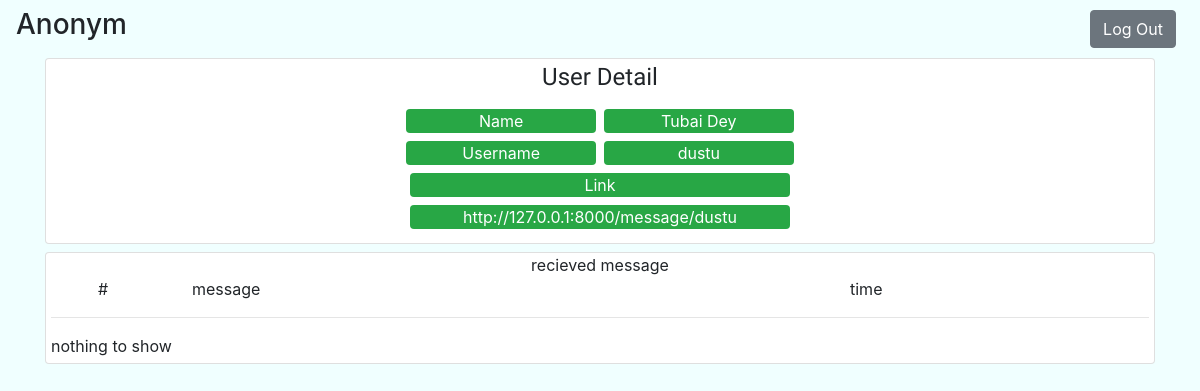
Page /user/ (signed in) on the earlier database version.
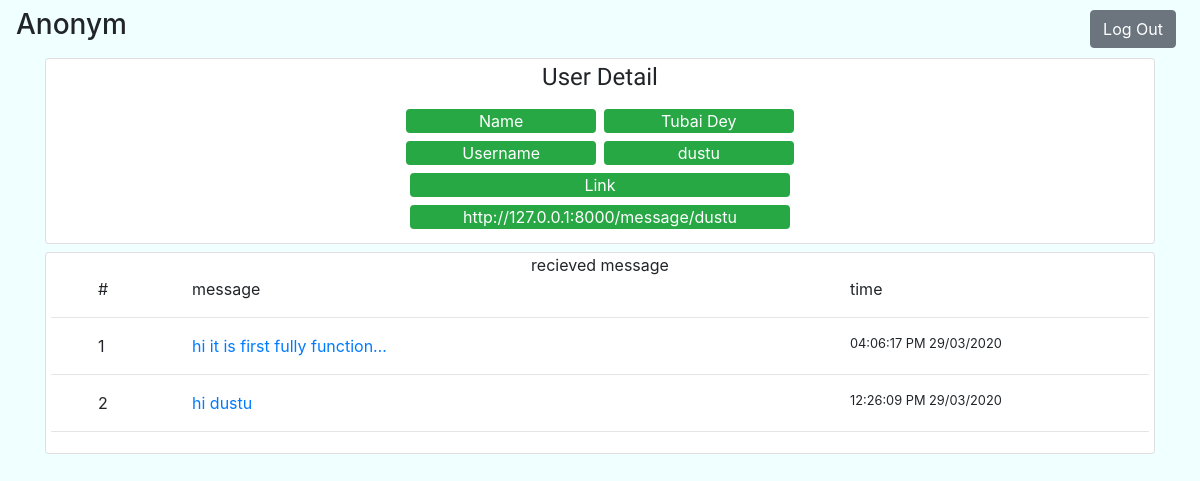
Same page on the later database version.
### message/models.py (models this page shows)
class RecievedMessage(models.Model):
    reciever = models.ForeignKey(User, on_delete=models.CASCADE)
    message = models.TextField()
    dateOfPost = models.DateTimeField(default=timezone.now)

### userhome/views.py (the view)
# urls.py: path('user/', include('userhome.urls')),
@login_required(login_url='../')
def userhome(request):
    msgs = RecievedMessage.objects.filter(reciever__id=request.user.id).order_by('-dateOfPost')
    context = {
        'msgs': msgs,
        'username': request.user.username,
        'fname': request.user.first_name,
        'lname': request.user.last_name,
    }
    return render(request, 'userhome/page.html', context)

### userhome/templates/userhome/page.html (shortened to what this page needs)
{% load static %}
<html lang="en">
<head>
    <link rel="stylesheet" href="https://stackpath.bootstrapcdn.com/bootstrap/4.4.1/css/bootstrap.min.css"
>
    <link rel="stylesheet" href="{% static 'css/user_page_style.css' %}">
</head>
<body>
    <nav class="navbar navbar-expand-lg navbar-light">
        <h3>Anonym</h3>
        <div class="collapse navbar-collapse justify-content-end" id="navbarNav">
            <ul class="navbar-nav">
                <li class="nav-item px-2">
                    <a class="btn btn-secondary" href="#" onclick="logout()" data-toggle="tooltip" data-placement="left"
                        title="Logout">
                        Log Out
                    </a>
                </li>
            </ul>
        </div>
    </nav>
    <div class="container">
        <div class="card">
            <div class="card-text text-center title">
                User Detail
            </div>
            <div class="userinfo">
                <div class="row justify-content-center">
                    <div class="col-5 col-sm-4 col-md-3 col-lg-2 text-center  text-white bg-success rounded m-1">Name
                    </div>
                    <div class="col-5 col-sm-4 col-md-3 col-lg-2 text-center  text-white bg-success rounded m-1">
                        {{fname|capfirst}} {{lname|capfirst}}</div>
                </div>
                <div class="row justify-content-center">
                    <div class="col-5 col-sm-4 col-md-3 col-lg-2 text-center text-white bg-success rounded m-1">Username
                    </div>
                    <div class="col-5 col-sm-4 col-md-3 col-lg-2 text-center text-white bg-success rounded m-1">
                        {{username}}
                    </div>
                </div>
                <div class="row justify-content-center">
                    <div class="col-10 col-sm-8 col-md-6 col-lg-4 text-center text-white bg-success rounded my-1">Link
                    </div>
                </div>
                <div class="row justify-content-center"">
                    <div class=" col-10 col-sm-8 col-md-6 col-lg-4 text-center text-white bg-success rounded my-1">
                    http://127.0.0.1:8000/message/{{username}}
                </div>
            </div>
        </div>
    </div>
    </div>
    <div class="container mt-2">
        <div class="card">
            <div class="card-text text-center">
                recieved message
            </div>
            <div class="msgs">
                <div class="row justify-content-center">
                    <div class="col-1">#</div>
                    <div class="col-7">message</div>
                    <div class="col-3">time</div>
                </div>
                <hr>
                {% for msg in msgs %}
                <div class="row justify-content-center">
                    <div class="col-1">{{forloop.counter}}</div>
                    <div class="col-7">
                        <a href="#" data-toggle="collapse" data-target="#msg-{{msg.id}}">{{msg.message|truncatechars:30}}</a>
                    </div>
                    <div class="col-3 small">{{msg.dateOfPost|date:"h:i:s A d/m/Y"}}</div>
                </div>
                <hr>
                {% empty %}
                nothing to show
                {% endfor %}
            </div>
        </div>
    </div>
</body>
</html>

### static/css/user_page_style.css (style rules this page uses)
body { background: azure; }
.title { font-family: 'Baloo Thambi 2', cursive; font-size: 1.5rem; }
.userinfo { margin: 10px 0px; }
.msgs { margin-bottom: 5px; margin-right: 5px; margin-left: 5px; }

Differences in the rows shown:
added RecievedMessage: message "hi it is first fully function…", dateOfPost "04:06:17 PM 29/03/2020"
added RecievedMessage: message "hi dustu", dateOfPost "12:26:09 PM 29/03/2020"
Other differences:
text no longer shown: "nothing to show"
